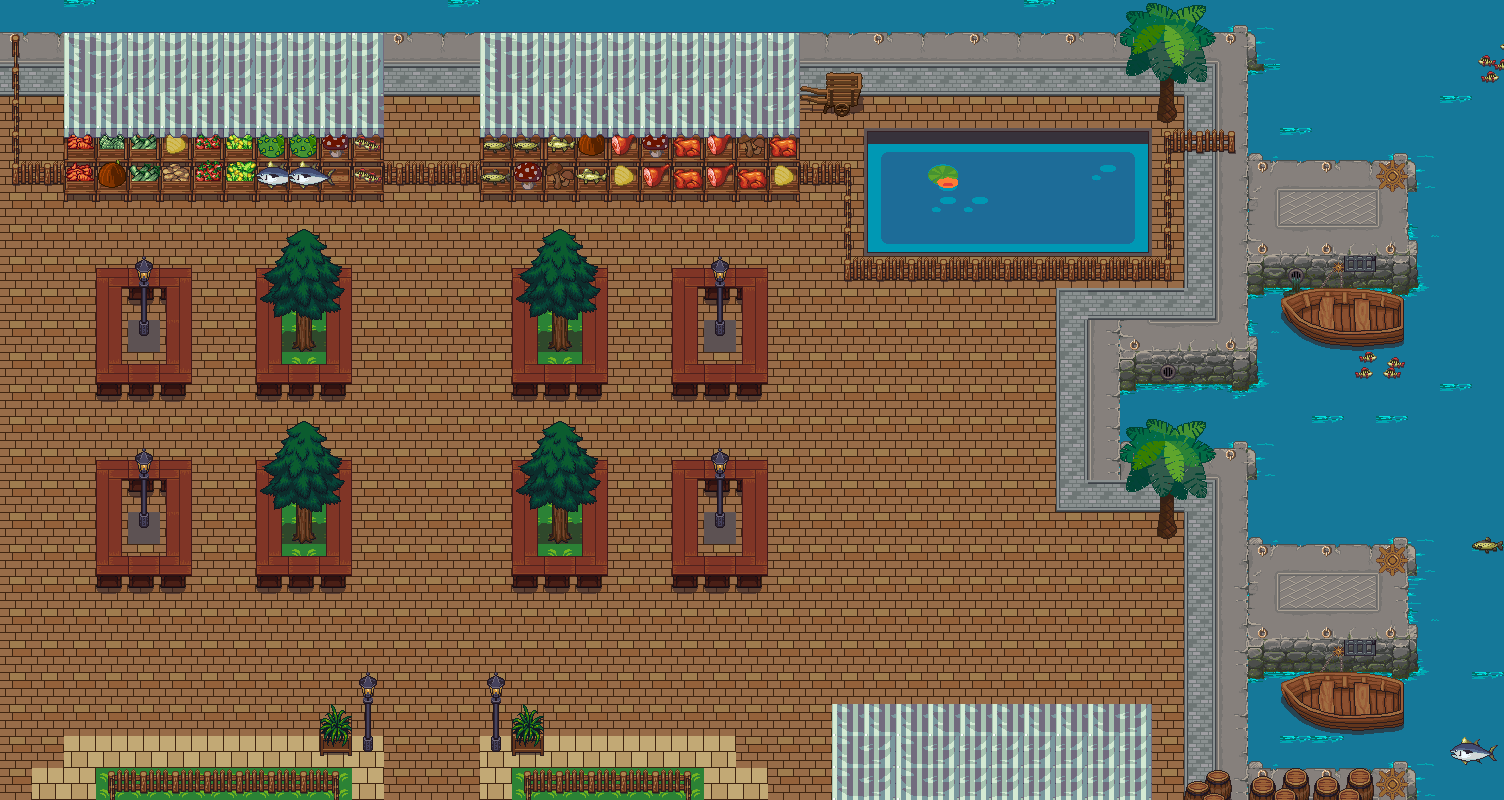

A level layout from a 2D game, rendered from its tile map. Below: a short description, then the map file with tile-grid data replaced by summaries:
An orthogonal 47x25 tile map with 32x32 px tiles, 5 tile layers (Capa de Patrones 1, Terreno Base, Terreno Bloqueante1, Terreno Bloqueante 2, ...), 6 tilesets.

<map version="1.2" tiledversion="1.2.2" orientation="orthogonal" renderorder="right-down" width="47" height="25" tilewidth="32" tileheight="32" infinite="0" nextlayerid="6" nextobjectid="1">
 <tileset firstgid="1" source="../Construccion Mapas/interior6.tsx" />
 <tileset firstgid="401" source="../Construccion Mapas/interior7.tsx" />
 <tileset firstgid="1425" name="interior4" tilewidth="32" tileheight="32" tilecount="1024" columns="32">
  <image source="../Construccion Mapas/build_atlas.png" width="1024" height="1024" />
 </tileset>
 <tileset firstgid="2449" source="../Construccion Mapas/Outside_B.tsx" />
 <tileset firstgid="2705" source="../Construccion Mapas/interior.tsx" />
 <tileset firstgid="2961" source="../Construccion Mapas/Inside_B.tsx" />
 <layer id="1" name="Capa de Patrones 1" width="47" height="25">
  <data>[1175 cells, 1169 non-empty, 49 distinct tile ids]</data>
 </layer>
 <layer id="2" name="Terreno Base" width="47" height="25">
  <data>[1175 cells, 502 non-empty, 84 distinct tile ids]</data>
 </layer>
 <layer id="3" name="Terreno Bloqueante1" width="47" height="25">
  <data>[1175 cells, 206 non-empty, 45 distinct tile ids]</data>
 </layer>
 <layer id="4" name="Terreno Bloqueante 2" width="47" height="25">
  <data>[1175 cells, 125 non-empty, 36 distinct tile ids]</data>
 </layer>
 <layer id="5" name="Terreno difuso" width="47" height="25">
  <data>[1175 cells, 8 non-empty, 8 distinct tile ids]</data>
 </layer>
</map>
